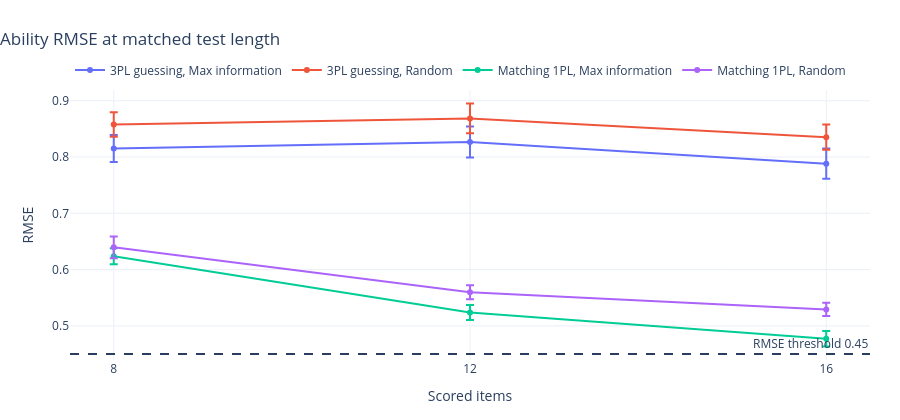

Notebook cell for this chart:
### Markdown cell above
## Power analysis

### Code cell
rmse = results[(results.metric == "rmse") & (~results.stop_early)].copy()
rmse["scenario"] = rmse.apply(
    lambda r: ("Matching 1PL" if r.guessing == 0 else "3PL guessing")
    + ", "
    + ("Max information" if r.policy == "max_information" else "Random"),
    axis=1,
)
fig = go.Figure()
for name, group in rmse.groupby("scenario"):
    group = group.sort_values("max_items")
    fig.add_trace(
        go.Scatter(
            x=group.max_items,
            y=group.estimate,
            error_y=dict(type="data", array=group.mc_se, visible=True),
            mode="lines+markers",
            name=name,
        )
    )
fig.add_hline(y=0.45, line_dash="dash", annotation_text="RMSE threshold 0.45")
fig.update_layout(
    height=420,
    margin=dict(l=70, r=30, t=90, b=60),
    title=dict(text="Ability RMSE at matched test length", x=0, xanchor="left"),
    xaxis_title="Scored items",
    yaxis_title="RMSE",
    legend=dict(orientation="h", yanchor="bottom", y=1.02, xanchor="left", x=0, title_text=""),
    xaxis=dict(tickvals=[8, 12, 16]),
)
fig

### Figure 1 — Plotly figure (JSON) as saved in the notebook; plotly's stock layout.template omitted (floating-point values rounded to 4 significant figures)
{"data": [{"error_y": {"array": [0.02403, 0.02755, 0.02692], "type": "data", "visible": true}, "mode": "lines+markers", "name": "3PL guessing, Max information", "type": "scatter", "x": [8, 12, 16], "y": [0.8153, 0.8269, 0.7883]}, {"error_y": {"array": [0.0218, 0.02645, 0.02234], "type": "data", "visible": true}, "mode": "lines+markers", "name": "3PL guessing, Random", "type": "scatter", "x": [8, 12, 16], "y": [0.8577, 0.8687, 0.8353]}, {"error_y": {"array": [0.01437, 0.01325, 0.01367], "type": "data", "visible": true}, "mode": "lines+markers", "name": "Matching 1PL, Max information", "type": "scatter", "x": [8, 12, 16], "y": [0.6237, 0.5237, 0.477]}, {"error_y": {"array": [0.01932, 0.01241, 0.01185], "type": "data", "visible": true}, "mode": "lines+markers", "name": "Matching 1PL, Random", "type": "scatter", "x": [8, 12, 16], "y": [0.6395, 0.5596, 0.5293]}], "layout": {"annotations": [{"showarrow": false, "text": "RMSE threshold 0.45", "x": 1, "xanchor": "right", "xref": "x domain", "y": 0.45, "yanchor": "bottom", "yref": "y"}], "height": 420, "legend": {"orientation": "h", "title": {"text": ""}, "x": 0, "xanchor": "left", "y": 1.02, "yanchor": "bottom"}, "margin": {"b": 60, "l": 70, "r": 30, "t": 90}, "shapes": [{"line": {"dash": "dash"}, "type": "line", "x0": 0, "x1": 1, "xref": "x domain", "y0": 0.45, "y1": 0.45, "yref": "y"}], "title": {"text": "Ability RMSE at matched test length", "x": 0, "xanchor": "left"}, "xaxis": {"tickvals": [8, 12, 16], "title": {"text": "Scored items"}}, "yaxis": {"title": {"text": "RMSE"}}}}
